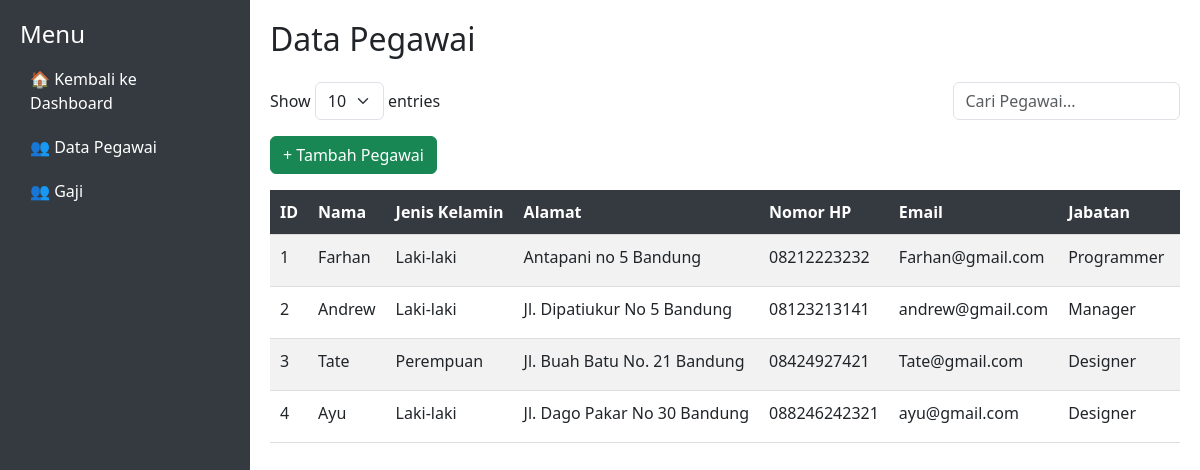
Screenshot of /pegawai.php with the database file from the repository.
### tables this page shows
CREATE TABLE `pegawai` (
  `id` int(11) NOT NULL,
  `nama` varchar(100) NOT NULL,
  `jenis_kelamin` enum('Laki-laki','Perempuan') DEFAULT NULL,
  `alamat` text DEFAULT NULL,
  `nomor_hp` varchar(15) NOT NULL,
  `email` varchar(100) NOT NULL,
  `jabatan` varchar(50) NOT NULL,
  `status` enum('aktif','tidak aktif','magang') NOT NULL
);

### pegawai.php (the view, shortened to what this page needs)
<?php
include 'config.php';
$result = mysqli_query($conn, "SELECT (@row_number := @row_number + 1) AS id_urut, p.*
                               FROM pegawai p, (SELECT @row_number := 0) AS temp");
?>
<!DOCTYPE html>
<html lang="id">
<head>
    <link href="https://cdn.jsdelivr.net/npm/bootstrap@5.3.0/dist/css/bootstrap.min.css" rel="stylesheet">
</head>
<body class="d-flex">
    <div class="sidebar">
        <h4>Menu</h4>
        <a href="dashboard.php">🏠 Kembali ke Dashboard</a>
        <a href="pegawai.php">👥 Data Pegawai</a>
        <a href="gaji.php">👥 Gaji</a>
    </div>
    <div class="content">
        <h2 class="mb-4">Data Pegawai</h2>
        <div class="d-flex justify-content-between mb-3">
            <div>
                <label>Show
                    <select id="showEntries" class="form-select d-inline-block w-auto">
                        <option value="10" selected>10</option>
                    </select> entries
                </label>
            </div>
            <input type="text" id="searchBox" class="form-control w-25" placeholder="Cari Pegawai...">
        </div>
        <a href="tambah_pegawai.php" class="btn btn-success mb-3">+ Tambah Pegawai</a>
        <div class="table-container">
            <table class="table table-striped" id="pegawaiTable">
                <thead>
                    <tr>
                        <th>ID</th>
                        <th>Nama</th>
                        <th>Jenis Kelamin</th>
                        <th>Alamat</th>
                        <th>Nomor HP</th>
                        <th>Email</th>
                        <th>Jabatan</th>
                        <th>Status</th>
                    </tr>
                </thead>
                <tbody>
                    <?php
                    while ($row = mysqli_fetch_assoc($result)) {
                        echo "<tr>
                                <td>{$row['id_urut']}</td>
                                <td>{$row['nama']}</td>
                                <td>{$row['jenis_kelamin']}</td>
                                <td>{$row['alamat']}</td>
                                <td>{$row['nomor_hp']}</td>
                                <td>{$row['email']}</td>
                                <td>{$row['jabatan']}</td>
                                <td>{$row['status']}</td>
                                <td>
                                    <a href='edit_pegawai.php?id={$row['id']}' class='btn btn-warning btn-sm'>Edit</a>
                                    <button onclick='confirmDelete({$row['id']})' class='btn btn-danger btn-sm'>Hapus</button>
                                </td>
                            </tr>";
                    }
                    ?>
                </tbody>
            </table>
        </div>
    </div>
</body>
</html>

### pegawai.php (style rules this page uses)
.sidebar { width: 250px; height: 100vh; position: fixed; background: #343a40; color: white; padding: 20px; }
.sidebar a { color: white; text-decoration: none; display: block; padding: 10px; border-radius: 5px; transition: 0.3s; }
.content { margin-left: 270px; padding: 20px; }
.table-container { width: 100%; overflow-x: auto; }
.table { width: 100%; border-collapse: collapse; }
.table th, .table td { padding: 10px; text-align: left; border-bottom: 1px solid #ddd; white-space: nowrap; }
.table th { background: #343a40; color: white; }
.content { margin-left: 250px; padding: 20px; width: calc(100% - 250px); }

### rows the page displays
pegawai: id_urut "1", nama "Farhan", jenis_kelamin "Laki-laki", alamat "Antapani no 5 Bandung", nomor_hp "08212223232", email "Farhan@gmail.com", jabatan "Programmer"
pegawai: id_urut "2", nama "Andrew", jenis_kelamin "Laki-laki", alamat "Jl. Dipatiukur No 5 Bandung", nomor_hp "08123213141", email "andrew@gmail.com", jabatan "Manager"
pegawai: id_urut "3", nama "Tate", jenis_kelamin "Perempuan", alamat "Jl. Buah Batu No. 21 Bandung", nomor_hp "08424927421", email "Tate@gmail.com", jabatan "Designer"
pegawai: id_urut "4", nama "Ayu", jenis_kelamin "Laki-laki", alamat "Jl. Dago Pakar No 30 Bandung", nomor_hp "088246242321", email "ayu@gmail.com", jabatan "Designer"
